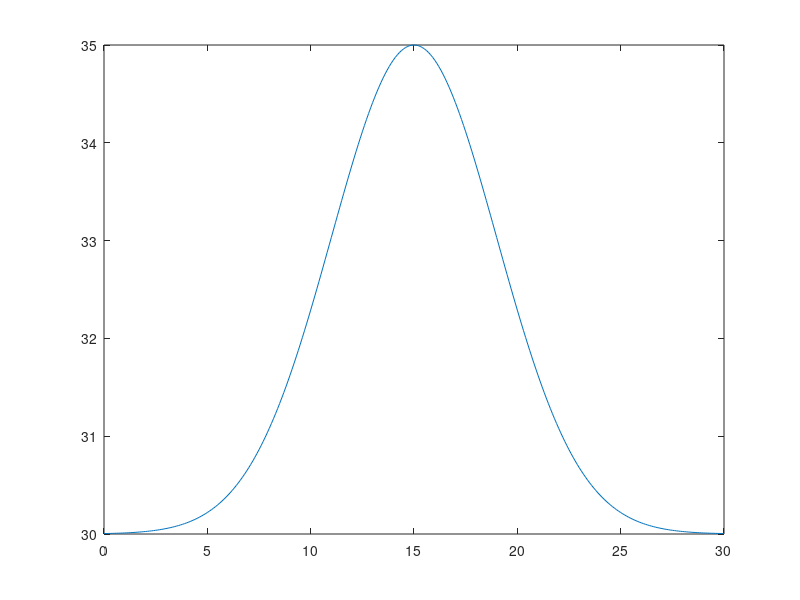

The MATLAB source for this figure: (Note: this script raises an error after producing the figure.)
% 2D wave eq with variable material parameters
% and a fault with rate-and-state friction.
% Includes non-zero pre-stress
%
% Boundary Conditions: (outgoing characteristics)
%  y=0,1: u_t -+ u_y = 0
%  z=0,1: u_t -+ u_z = 0
% Notes:
% first index corresponds to z, second index to y

clear all

% domain
order = 2;
Ny = 301;
Nz = 301;
Ly = 30;
Lz = 30;
dy = Ly / (Ny - 1);
dz = Lz / (Nz - 1);
y = linspace(0,Ly,Ny);
z = linspace(0,Lz,Nz);
[Y, Z] = meshgrid(y,z);


% material parameters
cs = Y.*0 + 3.4641; % (km/s) shear wave speed
rho = Y.*0 + 2.7; % (g/cm^3) density
G = cs.^2 .* rho; % (GPa) shear modulus

% fault material parameters (all stored in p)
p.a = 0.01;
p.b = 0.016;
p.sNEff = 50; % MPa, effective normal stress
p.v0 = 1e-6;
p.f0 = 0.6;
p.Dc = 0.05; % m
p.rho = rho(:,1);

% pre-stress
a = 5;
zc = 15;
stau = 4;
sxy0 = 30;
p.tau0 = sxy0 + a.*exp(-(z-zc).^2./(2.*stau.^2));
% p.tau0 = sxy0 + a + z.*0;
figure(2),clf,plot(z,p.tau0)%,return

% time
tmax = 15;
cfl = 0.25;
dt1 = 0.05*cfl/max(cs(:)) * dy;
dt = 0.5 * cfl/max(cs(:)) * dy;
t = [0 dt1:dt:tmax];


% create SBP operators
By = zeros(Ny,Ny); By(1,1)=-1; By(end,end)=1;
Bz = zeros(Nz,Nz); Bz(1,1)=-1; Bz(end,end)=1;
if order==2
  h11y = 0.5*dy;
  h11z = 0.5*dz;
else
  h11y = 0.4567e4/0.14400e5 * dy;
  h11z = 0.4567e4/0.14400e5 * dz;
end

% % initial conditions
% amp = 10;
% u =  amp*exp(-(Y-0.5*Ly).^2./5).*exp(-(Z-0.5*Lz).^2./5);
% u0_t =  0*exp(-(Y-0.5*Ly).^2./5).*exp((Z-0.5*Lz).^2./5);
u = 0.*Y;
u0_t = 0.*Y;

% first time step
% intermediate fields
uy = Dy(u,dy,order);
uz = Dz(u,dz,order);
uLap = Dyy(u,dy,order) + Dzz(u,dz,order);


% apply part of boundary conditions to intermediate fields
uLap(:,1) = uLap(:,1) + (1/h11y)*G(:,1) .* uy(:,1);
uLap(:,end) = uLap(:,end) - (1/h11y)*G(:,end) .* uy(:,end);
uLap(1,:) = uLap(1,:) + (1/h11z)*G(1,:) .* uz(1,:);
uLap(end,:) = uLap(end,:) - (1/h11z)*G(end,:) .* uz(end,:);

uPrev = u; % n-1
u = u + uLap.*0.5*dt1^2/2./rho; % n
uNew = 0.*u; % n+1

psi = zeros(Nz,1) + 0.6;
psiPrev = psi;
velPrev = zeros(Nz,1);

ay = cs .* 0.5*dt/h11y;
az = cs .* 0.5*dt/h11z;



%%

% for output
% clear out
% out.u = zeros(
for tInd = 2:length(t)
  
  % intermediate fields
  uy = Dy(u,dy,order);
  uz = Dz(u,dz,order);
  uLap = Dyy_mu(u,G,dy,order) + Dzz_mu(u,G,dz,order);
  
  % apply part of boundary conditions to intermediate fields
  uLap(:,1) = uLap(:,1) + (1/h11y)*G(:,1) .* uy(:,1);
  uLap(:,end) = uLap(:,end) - (1/h11y)*G(:,end) .* uy(:,end);
  uLap(1,:) = uLap(1,:) + (1/h11z)*G(1,:) .* uz(1,:);
  uLap(end,:) = uLap(end,:) - (1/h11z)*G(end,:) .* uz(end,:);
  
  % update interior
  uNew(2:end-1,2:end-1) = uLap(2:end-1,2:end-1).*dt^2./rho(2:end-1,2:end-1) + 2*u(2:end-1,2:end-1) - uPrev(2:end-1,2:end-1);
  
  
  % update boundary conditions
  
  % y = 0: cs u_t - mu u_y = 0
%   uNew(:,1) = dt^2*uLap(:,1)./rho(:,1)  + 2*u(:,1) + (ay(:,1)-1).*uPrev(:,1);
%   uNew(:,1) = uNew(:,1)./(1+ay(:,1));
  
  % y = Ly: cs u_t + mu u_y = 0
  uNew(:,end) = dt^2*uLap(:,end)./rho(:,end)  + 2*u(:,end) + (ay(:,end)-1).*uPrev(:,end);
  uNew(:,end) = uNew(:,end)./(1+ay(:,end));
  
  % z = 0: cs u_t - mu u_z = 0
  uNew(1,:) = dt^2*uLap(1,:)./rho(1,:)  + 2*u(1,:) + (az(1,:)-1).*uPrev(1,:);
  uNew(1,:) = uNew(1,:)./(1+az(1,:));
  
  % z = Lz: cs u_t + mu u_z = 0
  uNew(end,:) = dt^2*uLap(end,:)./rho(end,:)  + 2*u(end,:) + (az(end,:)-1).*uPrev(end,:);
  uNew(end,:) = uNew(end,:)./(1+az(end,:));
 
  
  pen = h11y;
  [out1, psiNew, vel,strength] = fault_2d_wPrestress(dt,pen,uLap(:,1),u(:,1),uPrev(:,1),psi,psiPrev,velPrev,p,t(tInd));
  uNew(:,1) = out1;
  
  
  % update which is the n+1, n, and n-1 steps
  uPrev = u;
  u = uNew;
  velPrev = vel;
  psiPrev = psi;
  psi = psiNew;
  
  % some other fields that are nice to plot
  sxy = G .* Dy(u,dy,order) + sxy0; sxy(:,1) = sxy(:,1) + p.tau0' - sxy0(:,1);
  sxz = G .* Dz(u,dy,order);
  
  % plot displacement as simulation runs
  if mod(tInd-1,5) == 0
    figure(1),clf
    subplot(3,1,1)
    plot(z,sxy(:,1),'.-','Linewidth',1)
    title(sprintf('t = %g s',t(tInd)))
    
    subplot(3,1,2)
    plot(z,vel,'.-','Linewidth',1),title('V')
    
    subplot(3,1,3)
    %plot(z,psi),title('psi')
    plot(z,strength,'.-','Linewidth',1),title('\tau')
    drawnow
% pause
  end
  
end





